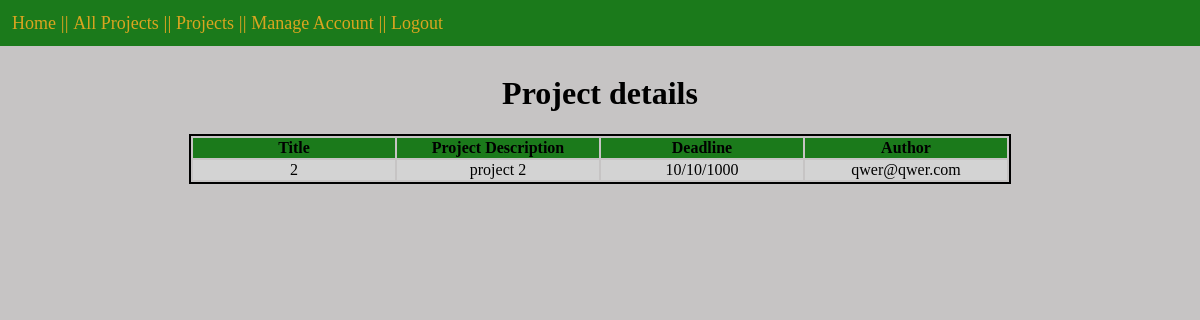
Screenshot of /all_projects/2 (signed in) with the database file from the repository.
### models.py (models this page shows, shortened)
class Project(db.Model):
    id = db.Column("id", db.Integer, primary_key=True)
    title = db.Column("title", db.String(200))
    text = db.Column("text", db.String(100))
    deadline = db.Column("deadline", db.String(50))
    user_id = db.Column(db.Integer, db.ForeignKey("user.id"), nullable=False)
    comments = db.relationship("Comment", backref="project", cascade = "all, delete-orphan", lazy=True)

class User(db.Model):
    id = db.Column("id", db.Integer, primary_key=True)
    first_name = db.Column("first_name", db.String(30))
    last_name = db.Column("last_name", db.String(30))
    email = db.Column("email", db.String(100))
    name = db.Column("name", db.String(20))
    password = db.Column(db.String(255), nullable=False)
    registered_on = db.Column(db.DateTime, nullable=False)
    project = db.relationship("Project", backref="user", lazy=True)
    comments = db.relationship("Comment", backref="user", lazy=True)

### project.py (the view)
@app.route('/all_projects/<project_id>')
def view_project(project_id):
    if session.get('user'):
        project = db.session.query(Project).filter_by(id=project_id).one()
        return render_template('view_project.html', project=project, user=session['user_id'])
    else:
        return redirect(url_for('login'))

### templates/view_project.html (shortened to what this page needs)
<!DOCTYPE html>
<html lang="en">
    <head>
        <link rel="stylesheet" href="{{ url_for('static', filename='styles.css') }}">
        <header>
            <nav>
                <a href="{{ url_for('index') }}"> Home</a> ||
                <a href="{{ url_for('all_projects') }}">All Projects</a> ||
                <a href="{{ url_for('get_projects') }}"> Projects</a> ||
                <a href="{{ url_for('view_account') }}">Manage Account</a> ||
                <a href="{{ url_for('logout') }}">Logout</a>
            </nav>
        </header>
    </head>
    <body>
        <br>
        <h1>Project details</h1>
        <table>
            <tr>
                <th>Title</th>
                <th>Project Description</th>
                <th>Deadline</th>
                <th>Author</th>
            </tr>
            <tr>
                <td>{{ project.title }}</td>
                <td>{{ project.text }}</td>
                <td>{{ project.deadline }}</td>
                <td>{{ project.user.email }}</td>
            </tr>
        </table>
    </body>
</html>

### static/styles.css (style rules this page uses)
header nav { position: fixed; top: 0; left: 0; width: 100%; list-style-type: none; margin: 0; padding: 0; overflow: hidden; background-color: rgb(27, 122, 27); color: goldenrod; display: block; padding: 12px 12px; text-decoration: none; font-size: larger; text-align: left; }
header a { color: goldenrod; text-decoration: none; }
body { margin: 3%; background-color: rgb(198, 196, 196); text-align: center; }
table { margin-left: auto; margin-right: auto; border: 2px solid black; }
th { width: 200px; background-color: rgb(27, 122, 27); }
tr:nth-child(even) { background-color: lightgray; }
td { width: 100px; border: black; }
a { font-size: large; }

### rows the page displays
Project: title "2", text "project 2", deadline "10/10/1000"
User: user.email "qwer@qwer.com"
